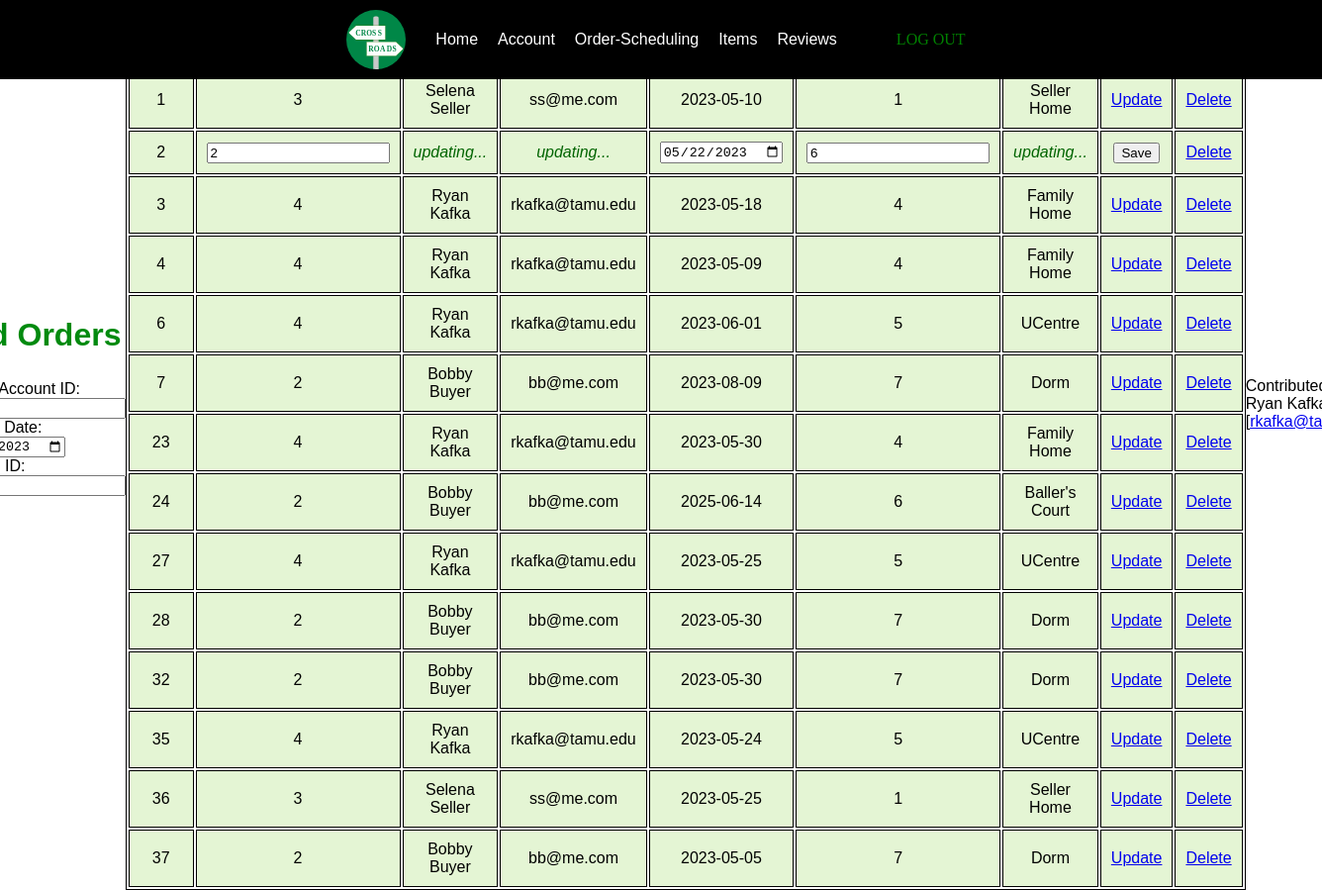
/orders/scheduling.php?id=2, run on the app's committed database.
### tables this page shows
CREATE TABLE `orders` (
  `order_id` int(12) NOT NULL,
  `account_id` int(12) NOT NULL,
  `delivery_date` date NOT NULL,
  `address_id` int(12) NOT NULL
);

CREATE TABLE `account` (
  `account_id` int(12) NOT NULL COMMENT 'Account ID',
  `account_fname` varchar(100) NOT NULL COMMENT 'First Name',
  `account_lname` varchar(100) NOT NULL COMMENT 'Last Name',
  `account_email` varchar(100) NOT NULL COMMENT 'eMail Address',
  `account_password` varchar(255) NOT NULL COMMENT 'Password',
  `account_type` int(1) NOT NULL COMMENT '0 = admin, 1 = seller, 2 = buyer'
);

CREATE TABLE `address_label` (
  `address_id` int(12) NOT NULL,
  `account_id` int(12) NOT NULL,
  `address_title` varchar(50) NOT NULL
);

### orders/functions/access_orders.php (the view, shortened to what this page needs)
<?php
  $user = 'root';
  $password = '';
  $database = 'crossroads';
  $servername='localhost:3306';
  $conn = new mysqli($servername, $user, $password, $database);
  $query = "SELECT * FROM orders
              LEFT JOIN address_label
                ON address_label.account_id=orders.account_id
              AND address_label.address_id=orders.address_id
              LEFT JOIN account
                ON account.account_id=orders.account_id";
  $query = $query . " ORDER BY order_id ASC";
  echo "<table border='1'>
    <tr>
      <th>Order ID</th>";
  if($_SESSION['is_admin'] || $_SESSION['account_type'] == 1)
    echo  "<th>Buyer's Account ID</th>
      <th>Buyer's Name</th>
      <th>Buyer's Email</th>";
  echo "<th>Delivery Date</th>";
  echo "<th>Address ID</th>";
  echo "<th>Address Label</th>
    </tr>
  ";
  $result = mysqli_query($conn,$query);
  while($row = mysqli_fetch_array($result)) {
    echo "<tr>";
    if($row['order_id'] == $_GET['id']) {
      echo '<form action="http://localhost/crossroads/orders/functions/update_order.php" method="POST">';
      echo 	"<td>" . $row['order_id'] . "</td>";
      if($_SESSION['is_admin']) {
        echo '<td><input type="number" name="buyerID" value="'.$row['account_id'].'"></td>';
        echo '<td> <em style="color:darkgreen;">updating...</em>
              </td>';
        echo '<td> <em style="color:darkgreen;">updating...</em> </td>';
      }
      echo '<td><input type="date" min="2023-05-05" name="deliveryDate" value="'.$row['delivery_date'].'"></td>';
      echo '<td><input type="number" name="addressID" value="'.$row['address_id'].'"></td>';
      echo '<td> <em style="color:darkgreen;">updating...</em> </td>';
      echo '<td><button type="submit">Save</button></td>';
      echo '</form>';
    }
    else {
      echo 	"<td>" . $row['order_id'] . "</td>";
      if($_SESSION['is_admin']) {
        echo 	"<td>" . $row['account_id'] . "</td>";
        echo 	"<td>" . $row['account_fname'] . " "
                      . $row['account_lname'] . "</td>";
        echo 	"<td>" . $row['account_email'] . "</td>";
      }
      echo 	"<td>" . $row['delivery_date'] . "</td>";
      echo 	"<td>" . $row['address_id'] . "</td>";
      echo 	"<td>" . $row['address_title'] . "</td>";
      echo 	'<td><a href="http://localhost/crossroads/orders/scheduling.php?id=' . $row['order_id'] . '" role="button">Update</a></td>';
    }
    echo 	'<td><a href="http://localhost/crossroads/orders/functions/delete_order.php?id=' . $row['order_id'] . '" role="button">Delete</a></td>';
    echo "</tr>";
  }
  echo "</table>";
?>

### style.css (style rules this page uses)
:root { --emeraldgreen: #028A0f; }
body { display: flex; justify-content: center; align-items: center; height: 100vh; }
nav { position: absolute; top: 0%; background-color: black; padding: 10px; display: flex; justify-content: center; width:100%; }
nav a { font-family: Verdana, Geneva, sans-serif; color: white; text-decoration: none; margin: 0 10px; -ms-transform: translateY(35%); transform: translateY(35%); }
table { margin: 0 auto; font-size: large; border: 1px solid black; }
th,td { font-family: Verdana, Geneva, sans-serif; border: 1px solid black; padding: 10px; text-align: center; font-size: medium; }
th { font-weight: bold; }
td { font-weight: lighter; background-color: #E4F5D4; border: 1px solid black; }
form { font-family: Verdana, Geneva, sans-serif; }

### data on the page
orders: order_id "1", account.account_id "3", account.account_fname "Selena", account.account_lname "Seller", account.account_email "ss@me.com", delivery_date "2023-05-10", address_label.address_id "1", address_label.address_title "Seller Home"
orders: order_id "2", buyerID "2", deliveryDate "05/22/2023", addressID "6"
orders: order_id "3", account.account_id "4", account.account_fname "Ryan", account.account_lname "Kafka", account.account_email "rkafka@tamu.edu", delivery_date "2023-05-18", address_label.address_id "4", address_label.address_title "Family Home"
orders: order_id "4", account.account_id "4", account.account_fname "Ryan", account.account_lname "Kafka", account.account_email "rkafka@tamu.edu", delivery_date "2023-05-09", address_label.address_id "4", address_label.address_title "Family Home"
orders: order_id "6", account.account_id "4", account.account_fname "Ryan", account.account_lname "Kafka", account.account_email "rkafka@tamu.edu", delivery_date "2023-06-01", address_label.address_id "5", address_label.address_title "UCentre"
orders: order_id "7", account.account_id "2", account.account_fname "Bobby", account.account_lname "Buyer", account.account_email "bb@me.com", delivery_date "2023-08-09", address_label.address_id "7", address_label.address_title "Dorm"
orders: order_id "23", account.account_id "4", account.account_fname "Ryan", account.account_lname "Kafka", account.account_email "rkafka@tamu.edu", delivery_date "2023-05-30", address_label.address_id "4", address_label.address_title "Family Home"
orders: order_id "24", account.account_id "2", account.account_fname "Bobby", account.account_lname "Buyer", account.account_email "bb@me.com", delivery_date "2025-06-14", address_label.address_id "6", address_label.address_title "Baller's Court"
orders: order_id "27", account.account_id "4", account.account_fname "Ryan", account.account_lname "Kafka", account.account_email "rkafka@tamu.edu", delivery_date "2023-05-25", address_label.address_id "5", address_label.address_title "UCentre"
orders: order_id "28", account.account_id "2", account.account_fname "Bobby", account.account_lname "Buyer", account.account_email "bb@me.com", delivery_date "2023-05-30", address_label.address_id "7", address_label.address_title "Dorm"
orders: order_id "32", account.account_id "2", account.account_fname "Bobby", account.account_lname "Buyer", account.account_email "bb@me.com", delivery_date "2023-05-30", address_label.address_id "7", address_label.address_title "Dorm"
orders: order_id "35", account.account_id "4", account.account_fname "Ryan", account.account_lname "Kafka", account.account_email "rkafka@tamu.edu", delivery_date "2023-05-24", address_label.address_id "5", address_label.address_title "UCentre"
orders: order_id "36", account.account_id "3", account.account_fname "Selena", account.account_lname "Seller", account.account_email "ss@me.com", delivery_date "2023-05-25", address_label.address_id "1", address_label.address_title "Seller Home"
orders: order_id "37", account.account_id "2", account.account_fname "Bobby", account.account_lname "Buyer", account.account_email "bb@me.com", delivery_date "2023-05-05", address_label.address_id "7", address_label.address_title "Dorm"
